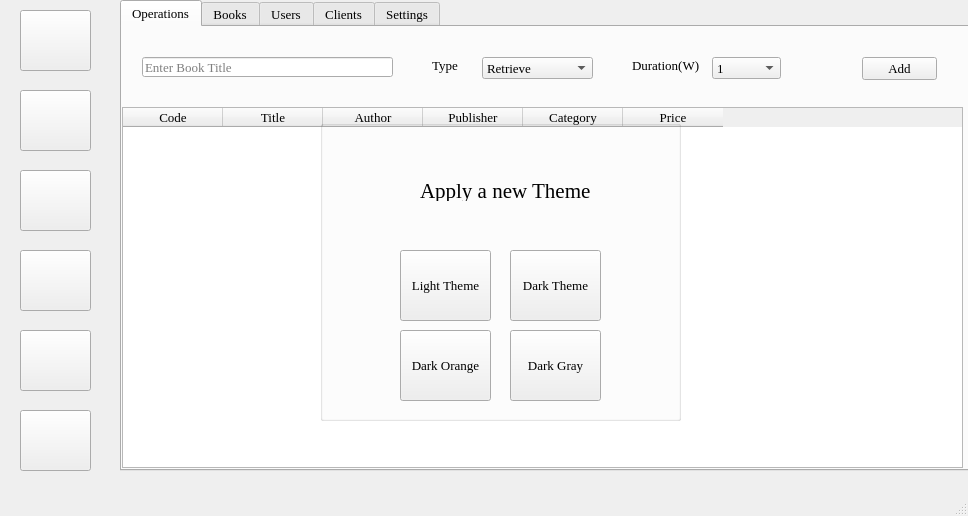
<?xml version="1.0" encoding="UTF-8"?>
<ui version="4.0">
 <class>MainWindow</class>
 <widget class="QMainWindow" name="MainWindow">
  <property name="geometry">
   <rect>
    <x>0</x>
    <y>0</y>
    <width>968</width>
    <height>516</height>
   </rect>
  </property>
  <property name="sizePolicy">
   <sizepolicy hsizetype="Preferred" vsizetype="Preferred">
    <horstretch>0</horstretch>
    <verstretch>0</verstretch>
   </sizepolicy>
  </property>
  <property name="maximumSize">
   <size>
    <width>968</width>
    <height>516</height>
   </size>
  </property>
  <property name="font">
   <font>
    <family>Times New Roman</family>
    <pointsize>10</pointsize>
    <strikeout>false</strikeout>
    <stylestrategy>PreferAntialias</stylestrategy>
    <kerning>true</kerning>
   </font>
  </property>
  <property name="windowTitle">
   <string>Library System</string>
  </property>
  <property name="toolTip">
   <string notr="true"/>
  </property>
  <property name="statusTip">
   <string notr="true"/>
  </property>
  <property name="whatsThis">
   <string notr="true"/>
  </property>
  <property name="tabShape">
   <enum>QTabWidget::Rounded</enum>
  </property>
  <property name="dockOptions">
   <set>QMainWindow::AllowNestedDocks|QMainWindow::AllowTabbedDocks|QMainWindow::AnimatedDocks</set>
  </property>
  <widget class="QWidget" name="centralwidget">
   <widget class="QTabWidget" name="mainTab">
    <property name="geometry">
     <rect>
      <x>120</x>
      <y>0</y>
      <width>851</width>
      <height>471</height>
     </rect>
    </property>
    <property name="currentIndex">
     <number>0</number>
    </property>
    <widget class="QWidget" name="tab">
     <attribute name="title">
      <string>Operations</string>
     </attribute>
     <widget class="QTableWidget" name="tableMain">
      <property name="geometry">
       <rect>
        <x>0</x>
        <y>80</y>
        <width>841</width>
        <height>361</height>
       </rect>
      </property>
      <column>
       <property name="text">
        <string>Code</string>
       </property>
      </column>
      <column>
       <property name="text">
        <string>Title</string>
       </property>
      </column>
      <column>
       <property name="text">
        <string>Author</string>
       </property>
      </column>
      <column>
       <property name="text">
        <string>Publisher</string>
       </property>
      </column>
      <column>
       <property name="text">
        <string>Category</string>
       </property>
      </column>
      <column>
       <property name="text">
        <string>Price</string>
       </property>
      </column>
     </widget>
     <widget class="QPushButton" name="btnAddOperation">
      <property name="geometry">
       <rect>
        <x>740</x>
        <y>30</y>
        <width>75</width>
        <height>23</height>
       </rect>
      </property>
      <property name="layoutDirection">
       <enum>Qt::LeftToRight</enum>
      </property>
      <property name="text">
       <string>Add</string>
      </property>
      <property name="flat">
       <bool>false</bool>
      </property>
     </widget>
     <widget class="QLineEdit" name="txtOperationBookTitle">
      <property name="geometry">
       <rect>
        <x>20</x>
        <y>30</y>
        <width>251</width>
        <height>20</height>
       </rect>
      </property>
      <property name="placeholderText">
       <string>Enter Book Title</string>
      </property>
     </widget>
     <widget class="QComboBox" name="comboBoxDuration">
      <property name="geometry">
       <rect>
        <x>590</x>
        <y>30</y>
        <width>69</width>
        <height>22</height>
       </rect>
      </property>
      <item>
       <property name="text">
        <string>1</string>
       </property>
      </item>
      <item>
       <property name="text">
        <string>2</string>
       </property>
      </item>
      <item>
       <property name="text">
        <string>3</string>
       </property>
      </item>
      <item>
       <property name="text">
        <string>4</string>
       </property>
      </item>
      <item>
       <property name="text">
        <string>5</string>
       </property>
      </item>
      <item>
       <property name="text">
        <string>6</string>
       </property>
      </item>
      <item>
       <property name="text">
        <string>7</string>
       </property>
      </item>
      <item>
       <property name="text">
        <string>8</string>
       </property>
      </item>
      <item>
       <property name="text">
        <string>9</string>
       </property>
      </item>
      <item>
       <property name="text">
        <string>10</string>
       </property>
      </item>
     </widget>
     <widget class="QComboBox" name="comboBoxOperation">
      <property name="geometry">
       <rect>
        <x>360</x>
        <y>30</y>
        <width>111</width>
        <height>22</height>
       </rect>
      </property>
      <item>
       <property name="text">
        <string>Retrieve</string>
       </property>
      </item>
      <item>
       <property name="text">
        <string>Rent</string>
       </property>
      </item>
     </widget>
     <widget class="QLabel" name="label">
      <property name="geometry">
       <rect>
        <x>310</x>
        <y>30</y>
        <width>47</width>
        <height>16</height>
       </rect>
      </property>
      <property name="font">
       <font>
        <pointsize>10</pointsize>
       </font>
      </property>
      <property name="text">
       <string>Type</string>
      </property>
     </widget>
     <widget class="QLabel" name="label_2">
      <property name="geometry">
       <rect>
        <x>510</x>
        <y>30</y>
        <width>71</width>
        <height>16</height>
       </rect>
      </property>
      <property name="font">
       <font>
        <pointsize>10</pointsize>
       </font>
      </property>
      <property name="text">
       <string>Duration(W)</string>
      </property>
     </widget>
    </widget>
    <widget class="QWidget" name="tab_2">
     <attribute name="title">
      <string>Books</string>
     </attribute>
     <widget class="QTabWidget" name="tabBooks">
      <property name="geometry">
       <rect>
        <x>0</x>
        <y>0</y>
        <width>851</width>
        <height>451</height>
       </rect>
      </property>
      <property name="currentIndex">
       <number>0</number>
      </property>
      <widget class="QWidget" name="tab_AllBooks">
       <attribute name="title">
        <string>All Books</string>
       </attribute>
       <widget class="QTableWidget" name="tableAllBooks">
        <property name="geometry">
         <rect>
          <x>0</x>
          <y>0</y>
          <width>841</width>
          <height>421</height>
         </rect>
        </property>
        <column>
         <property name="text">
          <string>Title</string>
         </property>
        </column>
        <column>
         <property name="text">
          <string>Code</string>
         </property>
        </column>
        <column>
         <property name="text">
          <string>Category</string>
         </property>
        </column>
        <column>
         <property name="text">
          <string>Author</string>
         </property>
        </column>
        <column>
         <property name="text">
          <string>Publisher</string>
         </property>
        </column>
        <column>
         <property name="text">
          <string>Price</string>
         </property>
        </column>
       </widget>
      </widget>
      <widget class="QWidget" name="tab_5">
       <attribute name="title">
        <string>Add New Book</string>
       </attribute>
       <widget class="QLineEdit" name="txtAddBookTitle">
        <property name="geometry">
         <rect>
          <x>30</x>
          <y>50</y>
          <width>301</width>
          <height>20</height>
         </rect>
        </property>
        <property name="placeholderText">
         <string>Enter Book Title</string>
        </property>
       </widget>
       <widget class="QTextEdit" name="txtAddBookDesc">
        <property name="geometry">
         <rect>
          <x>30</x>
          <y>80</y>
          <width>301</width>
          <height>231</height>
         </rect>
        </property>
        <property name="placeholderText">
         <string>Enter Book Description</string>
        </property>
       </widget>
       <widget class="QLineEdit" name="txtAddBookCode">
        <property name="geometry">
         <rect>
          <x>510</x>
          <y>50</y>
          <width>301</width>
          <height>20</height>
         </rect>
        </property>
        <property name="placeholderText">
         <string>Enter Book Code</string>
        </property>
       </widget>
       <widget class="QLineEdit" name="txtAddBookPrice">
        <property name="geometry">
         <rect>
          <x>510</x>
          <y>200</y>
          <width>301</width>
          <height>20</height>
         </rect>
        </property>
        <property name="placeholderText">
         <string>Enter Book Price</string>
        </property>
       </widget>
       <widget class="QComboBox" name="cmbBoxAddBookCat">
        <property name="geometry">
         <rect>
          <x>510</x>
          <y>80</y>
          <width>301</width>
          <height>22</height>
         </rect>
        </property>
        <property name="currentText">
         <string>Category</string>
        </property>
        <property name="currentIndex">
         <number>0</number>
        </property>
        <item>
         <property name="text">
          <string>Category</string>
         </property>
        </item>
       </widget>
       <widget class="QComboBox" name="cmbBoxAddBookAuthor">
        <property name="geometry">
         <rect>
          <x>510</x>
          <y>120</y>
          <width>301</width>
          <height>22</height>
         </rect>
        </property>
        <property name="currentText">
         <string>Category</string>
        </property>
        <property name="currentIndex">
         <number>0</number>
        </property>
        <item>
         <property name="text">
          <string>Category</string>
         </property>
        </item>
       </widget>
       <widget class="QComboBox" name="cmbBoxAddBookPublisher">
        <property name="geometry">
         <rect>
          <x>510</x>
          <y>160</y>
          <width>301</width>
          <height>22</height>
         </rect>
        </property>
        <property name="currentText">
         <string>Category</string>
        </property>
        <property name="currentIndex">
         <number>0</number>
        </property>
        <item>
         <property name="text">
          <string>Category</string>
         </property>
        </item>
       </widget>
       <widget class="QPushButton" name="btnAddBook">
        <property name="geometry">
         <rect>
          <x>730</x>
          <y>290</y>
          <width>75</width>
          <height>23</height>
         </rect>
        </property>
        <property name="text">
         <string>Save</string>
        </property>
       </widget>
      </widget>
      <widget class="QWidget" name="tab_6">
       <attribute name="title">
        <string>Edit or Delete Book</string>
       </attribute>
       <widget class="QLineEdit" name="txtEditBookCode">
        <property name="geometry">
         <rect>
          <x>510</x>
          <y>90</y>
          <width>301</width>
          <height>20</height>
         </rect>
        </property>
        <property name="placeholderText">
         <string>Enter Book Code</string>
        </property>
       </widget>
       <widget class="QComboBox" name="cmbBoxEditAuthor">
        <property name="geometry">
         <rect>
          <x>510</x>
          <y>160</y>
          <width>301</width>
          <height>22</height>
         </rect>
        </property>
        <property name="currentText">
         <string>Category</string>
        </property>
        <property name="currentIndex">
         <number>0</number>
        </property>
        <item>
         <property name="text">
          <string>Category</string>
         </property>
        </item>
       </widget>
       <widget class="QLineEdit" name="txtEditBookPrice">
        <property name="geometry">
         <rect>
          <x>510</x>
          <y>240</y>
          <width>301</width>
          <height>20</height>
         </rect>
        </property>
        <property name="placeholderText">
         <string>Enter Book Price</string>
        </property>
       </widget>
       <widget class="QPushButton" name="btnBookSave">
        <property name="geometry">
         <rect>
          <x>730</x>
          <y>330</y>
          <width>75</width>
          <height>23</height>
         </rect>
        </property>
        <property name="text">
         <string>Save</string>
        </property>
       </widget>
       <widget class="QLineEdit" name="txtEditBookTitle">
        <property name="geometry">
         <rect>
          <x>30</x>
          <y>90</y>
          <width>301</width>
          <height>20</height>
         </rect>
        </property>
        <property name="placeholderText">
         <string>Edit Book Title</string>
        </property>
       </widget>
       <widget class="QTextEdit" name="txtEditBookDesc">
        <property name="geometry">
         <rect>
          <x>30</x>
          <y>120</y>
          <width>301</width>
          <height>231</height>
         </rect>
        </property>
        <property name="placeholderText">
         <string>Edit Book Description</string>
        </property>
       </widget>
       <widget class="QComboBox" name="cmbBoxEditCat">
        <property name="geometry">
         <rect>
          <x>510</x>
          <y>120</y>
          <width>301</width>
          <height>22</height>
         </rect>
        </property>
        <property name="currentText">
         <string>Category</string>
        </property>
        <property name="currentIndex">
         <number>0</number>
        </property>
        <item>
         <property name="text">
          <string>Category</string>
         </property>
        </item>
       </widget>
       <widget class="QComboBox" name="cmbBoxEditPublisher">
        <property name="geometry">
         <rect>
          <x>510</x>
          <y>200</y>
          <width>301</width>
          <height>22</height>
         </rect>
        </property>
        <property name="currentText">
         <string>Category</string>
        </property>
        <property name="currentIndex">
         <number>0</number>
        </property>
        <item>
         <property name="text">
          <string>Category</string>
         </property>
        </item>
       </widget>
       <widget class="QLineEdit" name="txtSearchBookTitle">
        <property name="geometry">
         <rect>
          <x>30</x>
          <y>20</y>
          <width>301</width>
          <height>20</height>
         </rect>
        </property>
        <property name="placeholderText">
         <string>Search Book Title</string>
        </property>
       </widget>
       <widget class="QPushButton" name="btnSearchBooks">
        <property name="geometry">
         <rect>
          <x>510</x>
          <y>20</y>
          <width>75</width>
          <height>23</height>
         </rect>
        </property>
        <property name="text">
         <string>Search</string>
        </property>
       </widget>
       <widget class="QPushButton" name="btnDeleteBook">
        <property name="geometry">
         <rect>
          <x>640</x>
          <y>330</y>
          <width>75</width>
          <height>23</height>
         </rect>
        </property>
        <property name="text">
         <string>Delete</string>
        </property>
       </widget>
      </widget>
     </widget>
    </widget>
    <widget class="QWidget" name="tab_3">
     <attribute name="title">
      <string>Users</string>
     </attribute>
     <widget class="QGroupBox" name="groupBoxAddNewUsr">
      <property name="geometry">
       <rect>
        <x>20</x>
        <y>20</y>
        <width>381</width>
        <height>401</height>
       </rect>
      </property>
      <property name="title">
       <string>Add New User</string>
      </property>
      <widget class="QLineEdit" name="txtNewUser">
       <property name="geometry">
        <rect>
         <x>40</x>
         <y>110</y>
         <width>291</width>
         <height>20</height>
        </rect>
       </property>
       <property name="maxLength">
        <number>50</number>
       </property>
       <property name="placeholderText">
        <string>User Name</string>
       </property>
      </widget>
      <widget class="QLineEdit" name="txtNewEmail">
       <property name="geometry">
        <rect>
         <x>40</x>
         <y>140</y>
         <width>291</width>
         <height>20</height>
        </rect>
       </property>
       <property name="maxLength">
        <number>50</number>
       </property>
       <property name="placeholderText">
        <string>Email</string>
       </property>
      </widget>
      <widget class="QLineEdit" name="txtNewPasswd">
       <property name="geometry">
        <rect>
         <x>40</x>
         <y>170</y>
         <width>291</width>
         <height>20</height>
        </rect>
       </property>
       <property name="inputMask">
        <string/>
       </property>
       <property name="maxLength">
        <number>32767</number>
       </property>
       <property name="echoMode">
        <enum>QLineEdit::Password</enum>
       </property>
       <property name="placeholderText">
        <string>Password</string>
       </property>
      </widget>
      <widget class="QLineEdit" name="txtNewPasswdAgain">
       <property name="geometry">
        <rect>
         <x>40</x>
         <y>200</y>
         <width>291</width>
         <height>20</height>
        </rect>
       </property>
       <property name="inputMask">
        <string/>
       </property>
       <property name="maxLength">
        <number>32767</number>
       </property>
       <property name="echoMode">
        <enum>QLineEdit::Password</enum>
       </property>
       <property name="placeholderText">
        <string>Confirm Password</string>
       </property>
      </widget>
      <widget class="QPushButton" name="btnRegister">
       <property name="geometry">
        <rect>
         <x>150</x>
         <y>240</y>
         <width>75</width>
         <height>23</height>
        </rect>
       </property>
       <property name="text">
        <string>Register</string>
       </property>
      </widget>
     </widget>
     <widget class="QGroupBox" name="groupBoxEditInfo">
      <property name="geometry">
       <rect>
        <x>430</x>
        <y>20</y>
        <width>381</width>
        <height>401</height>
       </rect>
      </property>
      <property name="title">
       <string>Edit User Info</string>
      </property>
      <widget class="QLineEdit" name="txtUpdateUser">
       <property name="enabled">
        <bool>false</bool>
       </property>
       <property name="geometry">
        <rect>
         <x>60</x>
         <y>190</y>
         <width>291</width>
         <height>20</height>
        </rect>
       </property>
       <property name="maxLength">
        <number>50</number>
       </property>
       <property name="placeholderText">
        <string>User Name</string>
       </property>
      </widget>
      <widget class="QLineEdit" name="txtUpdatePasswd">
       <property name="enabled">
        <bool>false</bool>
       </property>
       <property name="geometry">
        <rect>
         <x>60</x>
         <y>250</y>
         <width>291</width>
         <height>20</height>
        </rect>
       </property>
       <property name="maxLength">
        <number>50</number>
       </property>
       <property name="echoMode">
        <enum>QLineEdit::Password</enum>
       </property>
       <property name="placeholderText">
        <string>Password</string>
       </property>
      </widget>
      <widget class="QLineEdit" name="txtUpdateEmail">
       <property name="enabled">
        <bool>false</bool>
       </property>
       <property name="geometry">
        <rect>
         <x>60</x>
         <y>220</y>
         <width>291</width>
         <height>20</height>
        </rect>
       </property>
       <property name="maxLength">
        <number>50</number>
       </property>
       <property name="placeholderText">
        <string>Email</string>
       </property>
      </widget>
      <widget class="QLineEdit" name="txtUpdateConfirmPasswd">
       <property name="enabled">
        <bool>false</bool>
       </property>
       <property name="geometry">
        <rect>
         <x>60</x>
         <y>280</y>
         <width>291</width>
         <height>20</height>
        </rect>
       </property>
       <property name="maxLength">
        <number>50</number>
       </property>
       <property name="echoMode">
        <enum>QLineEdit::Password</enum>
       </property>
       <property name="placeholderText">
        <string>Confirm Password</string>
       </property>
      </widget>
      <widget class="QPushButton" name="btnUpdateUser">
       <property name="enabled">
        <bool>false</bool>
       </property>
       <property name="geometry">
        <rect>
         <x>170</x>
         <y>320</y>
         <width>75</width>
         <height>23</height>
        </rect>
       </property>
       <property name="text">
        <string>Update</string>
       </property>
      </widget>
      <widget class="QLineEdit" name="txtUserLogin">
       <property name="geometry">
        <rect>
         <x>60</x>
         <y>30</y>
         <width>291</width>
         <height>20</height>
        </rect>
       </property>
       <property name="maxLength">
        <number>50</number>
       </property>
       <property name="placeholderText">
        <string>User Name</string>
       </property>
      </widget>
      <widget class="QLineEdit" name="txtPasswdLogin">
       <property name="geometry">
        <rect>
         <x>60</x>
         <y>60</y>
         <width>291</width>
         <height>20</height>
        </rect>
       </property>
       <property name="maxLength">
        <number>50</number>
       </property>
       <property name="echoMode">
        <enum>QLineEdit::Password</enum>
       </property>
       <property name="placeholderText">
        <string>Password</string>
       </property>
      </widget>
      <widget class="QPushButton" name="btnLogin">
       <property name="geometry">
        <rect>
         <x>170</x>
         <y>100</y>
         <width>75</width>
         <height>23</height>
        </rect>
       </property>
       <property name="text">
        <string>Login</string>
       </property>
      </widget>
     </widget>
    </widget>
    <widget class="QWidget" name="tab_Clients">
     <attribute name="title">
      <string>Clients</string>
     </attribute>
     <widget class="QTabWidget" name="tabBooks_2">
      <property name="geometry">
       <rect>
        <x>0</x>
        <y>0</y>
        <width>851</width>
        <height>451</height>
       </rect>
      </property>
      <property name="currentIndex">
       <number>0</number>
      </property>
      <widget class="QWidget" name="tab_AllClients">
       <attribute name="title">
        <string>All Clients</string>
       </attribute>
       <widget class="QTableWidget" name="tableWidget">
        <property name="geometry">
         <rect>
          <x>0</x>
          <y>0</y>
          <width>841</width>
          <height>421</height>
         </rect>
        </property>
        <column>
         <property name="text">
          <string>Client Name</string>
         </property>
        </column>
        <column>
         <property name="text">
          <string>Email</string>
         </property>
        </column>
        <column>
         <property name="text">
          <string>National ID</string>
         </property>
        </column>
       </widget>
      </widget>
      <widget class="QWidget" name="tab_AddNewClient">
       <attribute name="title">
        <string>Add New Client</string>
       </attribute>
       <widget class="QLineEdit" name="txtNewClientName">
        <property name="geometry">
         <rect>
          <x>270</x>
          <y>100</y>
          <width>311</width>
          <height>24</height>
         </rect>
        </property>
        <property name="placeholderText">
         <string>Enter Client Name</string>
        </property>
       </widget>
       <widget class="QPushButton" name="btnSaveNewClient">
        <property name="geometry">
         <rect>
          <x>360</x>
          <y>200</y>
          <width>131</width>
          <height>24</height>
         </rect>
        </property>
        <property name="text">
         <string>Save Client Data</string>
        </property>
       </widget>
       <widget class="QLineEdit" name="txtNewClientID">
        <property name="geometry">
         <rect>
          <x>270</x>
          <y>160</y>
          <width>311</width>
          <height>24</height>
         </rect>
        </property>
        <property name="echoMode">
         <enum>QLineEdit::Normal</enum>
        </property>
        <property name="placeholderText">
         <string>Enter Client National ID</string>
        </property>
       </widget>
       <widget class="QLineEdit" name="txtNewClientEmail">
        <property name="geometry">
         <rect>
          <x>270</x>
          <y>130</y>
          <width>311</width>
          <height>24</height>
         </rect>
        </property>
        <property name="placeholderText">
         <string>Enter Client Email</string>
        </property>
       </widget>
      </widget>
      <widget class="QWidget" name="tab_EditDltClient">
       <attribute name="title">
        <string>Edit or Delete Client</string>
       </attribute>
       <widget class="QPushButton" name="btnSaveEditClient">
        <property name="geometry">
         <rect>
          <x>430</x>
          <y>200</y>
          <width>101</width>
          <height>23</height>
         </rect>
        </property>
        <property name="text">
         <string>Save Client Data</string>
        </property>
       </widget>
       <widget class="QPushButton" name="btnSearchClient">
        <property name="geometry">
         <rect>
          <x>600</x>
          <y>30</y>
          <width>111</width>
          <height>23</height>
         </rect>
        </property>
        <property name="text">
         <string>Search for Client</string>
        </property>
       </widget>
       <widget class="QPushButton" name="btnDeleteClient">
        <property name="geometry">
         <rect>
          <x>310</x>
          <y>200</y>
          <width>101</width>
          <height>23</height>
         </rect>
        </property>
        <property name="text">
         <string>Delete Client</string>
        </property>
       </widget>
       <widget class="QLineEdit" name="txtEditClientName">
        <property name="geometry">
         <rect>
          <x>270</x>
          <y>100</y>
          <width>311</width>
          <height>24</height>
         </rect>
        </property>
        <property name="placeholderText">
         <string>Enter Client Name</string>
        </property>
       </widget>
       <widget class="QLineEdit" name="txtEditClientEmail">
        <property name="geometry">
         <rect>
          <x>270</x>
          <y>130</y>
          <width>311</width>
          <height>24</height>
         </rect>
        </property>
        <property name="placeholderText">
         <string>Enter Client Email</string>
        </property>
       </widget>
       <widget class="QLineEdit" name="txtEditClientID">
        <property name="geometry">
         <rect>
          <x>270</x>
          <y>160</y>
          <width>311</width>
          <height>24</height>
         </rect>
        </property>
        <property name="echoMode">
         <enum>QLineEdit::Normal</enum>
        </property>
        <property name="placeholderText">
         <string>Enter Client National ID</string>
        </property>
       </widget>
       <widget class="QLineEdit" name="txtSearchClientName">
        <property name="geometry">
         <rect>
          <x>270</x>
          <y>30</y>
          <width>311</width>
          <height>24</height>
         </rect>
        </property>
        <property name="placeholderText">
         <string>Enter Client Name</string>
        </property>
       </widget>
      </widget>
     </widget>
    </widget>
    <widget class="QWidget" name="tab_4">
     <attribute name="title">
      <string>Settings</string>
     </attribute>
     <widget class="QTabWidget" name="tabSubSettings">
      <property name="geometry">
       <rect>
        <x>0</x>
        <y>0</y>
        <width>851</width>
        <height>451</height>
       </rect>
      </property>
      <property name="currentIndex">
       <number>0</number>
      </property>
      <property name="elideMode">
       <enum>Qt::ElideNone</enum>
      </property>
      <widget class="QWidget" name="tab_7">
       <attribute name="title">
        <string>Categories</string>
       </attribute>
       <widget class="QTableWidget" name="tableCategory">
        <property name="geometry">
         <rect>
          <x>0</x>
          <y>70</y>
          <width>841</width>
          <height>351</height>
         </rect>
        </property>
        <column>
         <property name="text">
          <string>Category</string>
         </property>
        </column>
       </widget>
       <widget class="QLineEdit" name="txtAddNewCategory">
        <property name="geometry">
         <rect>
          <x>10</x>
          <y>20</y>
          <width>251</width>
          <height>20</height>
         </rect>
        </property>
        <property name="placeholderText">
         <string>Enter New Category Name</string>
        </property>
       </widget>
       <widget class="QPushButton" name="btnAddCategory">
        <property name="geometry">
         <rect>
          <x>300</x>
          <y>20</y>
          <width>75</width>
          <height>23</height>
         </rect>
        </property>
        <property name="text">
         <string>Add</string>
        </property>
       </widget>
      </widget>
      <widget class="QWidget" name="tab_8">
       <attribute name="title">
        <string>Author</string>
       </attribute>
       <widget class="QTableWidget" name="tableAuthor">
        <property name="geometry">
         <rect>
          <x>0</x>
          <y>70</y>
          <width>841</width>
          <height>351</height>
         </rect>
        </property>
        <column>
         <property name="text">
          <string>Author</string>
         </property>
        </column>
       </widget>
       <widget class="QLineEdit" name="txtAddNewAuthor">
        <property name="geometry">
         <rect>
          <x>10</x>
          <y>20</y>
          <width>251</width>
          <height>20</height>
         </rect>
        </property>
        <property name="placeholderText">
         <string>Enter New Author Name</string>
        </property>
       </widget>
       <widget class="QPushButton" name="btnAddAuthor">
        <property name="geometry">
         <rect>
          <x>300</x>
          <y>20</y>
          <width>75</width>
          <height>23</height>
         </rect>
        </property>
        <property name="text">
         <string>Add</string>
        </property>
       </widget>
      </widget>
      <widget class="QWidget" name="tab_9">
       <attribute name="title">
        <string>Publisher</string>
       </attribute>
       <widget class="QTableWidget" name="tablePublisher">
        <property name="geometry">
         <rect>
          <x>0</x>
          <y>70</y>
          <width>841</width>
          <height>351</height>
         </rect>
        </property>
        <column>
         <property name="text">
          <string>Publisher</string>
         </property>
        </column>
       </widget>
       <widget class="QLineEdit" name="txtAddNewPublisher">
        <property name="geometry">
         <rect>
          <x>10</x>
          <y>20</y>
          <width>251</width>
          <height>20</height>
         </rect>
        </property>
        <property name="placeholderText">
         <string>Enter New Publisher Name</string>
        </property>
       </widget>
       <widget class="QPushButton" name="btnAddPublisher">
        <property name="geometry">
         <rect>
          <x>300</x>
          <y>20</y>
          <width>75</width>
          <height>23</height>
         </rect>
        </property>
        <property name="text">
         <string>Add</string>
        </property>
       </widget>
      </widget>
     </widget>
    </widget>
   </widget>
   <widget class="QPushButton" name="btnMainDayToDay">
    <property name="geometry">
     <rect>
      <x>20</x>
      <y>10</y>
      <width>71</width>
      <height>61</height>
     </rect>
    </property>
    <property name="text">
     <string/>
    </property>
    <property name="icon">
     <iconset resource="icons.qrc">
      <normaloff>:/Icon/Today.png</normaloff>:/Icon/Today.png</iconset>
    </property>
    <property name="iconSize">
     <size>
      <width>60</width>
      <height>60</height>
     </size>
    </property>
   </widget>
   <widget class="QPushButton" name="btnMainBooks">
    <property name="geometry">
     <rect>
      <x>20</x>
      <y>90</y>
      <width>71</width>
      <height>61</height>
     </rect>
    </property>
    <property name="text">
     <string/>
    </property>
    <property name="icon">
     <iconset resource="icons.qrc">
      <normaloff>:/Icon/Books.png</normaloff>:/Icon/Books.png</iconset>
    </property>
    <property name="iconSize">
     <size>
      <width>60</width>
      <height>60</height>
     </size>
    </property>
   </widget>
   <widget class="QPushButton" name="btnMainUsers">
    <property name="geometry">
     <rect>
      <x>20</x>
      <y>170</y>
      <width>71</width>
      <height>61</height>
     </rect>
    </property>
    <property name="text">
     <string/>
    </property>
    <property name="icon">
     <iconset resource="icons.qrc">
      <normaloff>:/Icon/User.png</normaloff>:/Icon/User.png</iconset>
    </property>
    <property name="iconSize">
     <size>
      <width>60</width>
      <height>60</height>
     </size>
    </property>
   </widget>
   <widget class="QPushButton" name="btnTheme">
    <property name="geometry">
     <rect>
      <x>20</x>
      <y>410</y>
      <width>71</width>
      <height>61</height>
     </rect>
    </property>
    <property name="text">
     <string/>
    </property>
    <property name="icon">
     <iconset resource="icons.qrc">
      <normaloff>:/Icon/Theme.png</normaloff>:/Icon/Theme.png</iconset>
    </property>
    <property name="iconSize">
     <size>
      <width>60</width>
      <height>60</height>
     </size>
    </property>
   </widget>
   <widget class="QPushButton" name="btnMainSettings">
    <property name="geometry">
     <rect>
      <x>20</x>
      <y>330</y>
      <width>71</width>
      <height>61</height>
     </rect>
    </property>
    <property name="text">
     <string/>
    </property>
    <property name="icon">
     <iconset resource="icons.qrc">
      <normaloff>:/Icon/Settings.png</normaloff>:/Icon/Settings.png</iconset>
    </property>
    <property name="iconSize">
     <size>
      <width>60</width>
      <height>60</height>
     </size>
    </property>
   </widget>
   <widget class="QGroupBox" name="ThemeWindow">
    <property name="enabled">
     <bool>true</bool>
    </property>
    <property name="geometry">
     <rect>
      <x>320</x>
      <y>120</y>
      <width>361</width>
      <height>301</height>
     </rect>
    </property>
    <property name="styleSheet">
     <string notr="true">
</string>
    </property>
    <property name="title">
     <string/>
    </property>
    <property name="alignment">
     <set>Qt::AlignCenter</set>
    </property>
    <widget class="QPushButton" name="btnLightTheme">
     <property name="geometry">
      <rect>
       <x>80</x>
       <y>130</y>
       <width>91</width>
       <height>71</height>
      </rect>
     </property>
     <property name="text">
      <string>Light Theme</string>
     </property>
    </widget>
    <widget class="QPushButton" name="btnDarkTheme">
     <property name="geometry">
      <rect>
       <x>190</x>
       <y>130</y>
       <width>91</width>
       <height>71</height>
      </rect>
     </property>
     <property name="text">
      <string>Dark Theme</string>
     </property>
    </widget>
    <widget class="QLabel" name="label_3">
     <property name="geometry">
      <rect>
       <x>100</x>
       <y>60</y>
       <width>181</width>
       <height>21</height>
      </rect>
     </property>
     <property name="font">
      <font>
       <family>Times New Roman</family>
       <pointsize>16</pointsize>
      </font>
     </property>
     <property name="text">
      <string>Apply a new Theme</string>
     </property>
    </widget>
    <widget class="QPushButton" name="btnDarkOrange">
     <property name="geometry">
      <rect>
       <x>80</x>
       <y>210</y>
       <width>91</width>
       <height>71</height>
      </rect>
     </property>
     <property name="text">
      <string>Dark Orange</string>
     </property>
    </widget>
    <widget class="QPushButton" name="btnDarkGray">
     <property name="geometry">
      <rect>
       <x>190</x>
       <y>210</y>
       <width>91</width>
       <height>71</height>
      </rect>
     </property>
     <property name="text">
      <string>Dark Gray</string>
     </property>
    </widget>
   </widget>
   <widget class="QPushButton" name="btnMainClients">
    <property name="geometry">
     <rect>
      <x>20</x>
      <y>250</y>
      <width>71</width>
      <height>61</height>
     </rect>
    </property>
    <property name="text">
     <string/>
    </property>
    <property name="icon">
     <iconset resource="icons.qrc">
      <normaloff>:/Icon/User.png</normaloff>:/Icon/User.png</iconset>
    </property>
    <property name="iconSize">
     <size>
      <width>60</width>
      <height>60</height>
     </size>
    </property>
   </widget>
  </widget>
  <widget class="QStatusBar" name="statusbar"/>
 </widget>
 <resources>
  <include location="icons.qrc"/>
 </resources>
 <connections/>
</ui>
